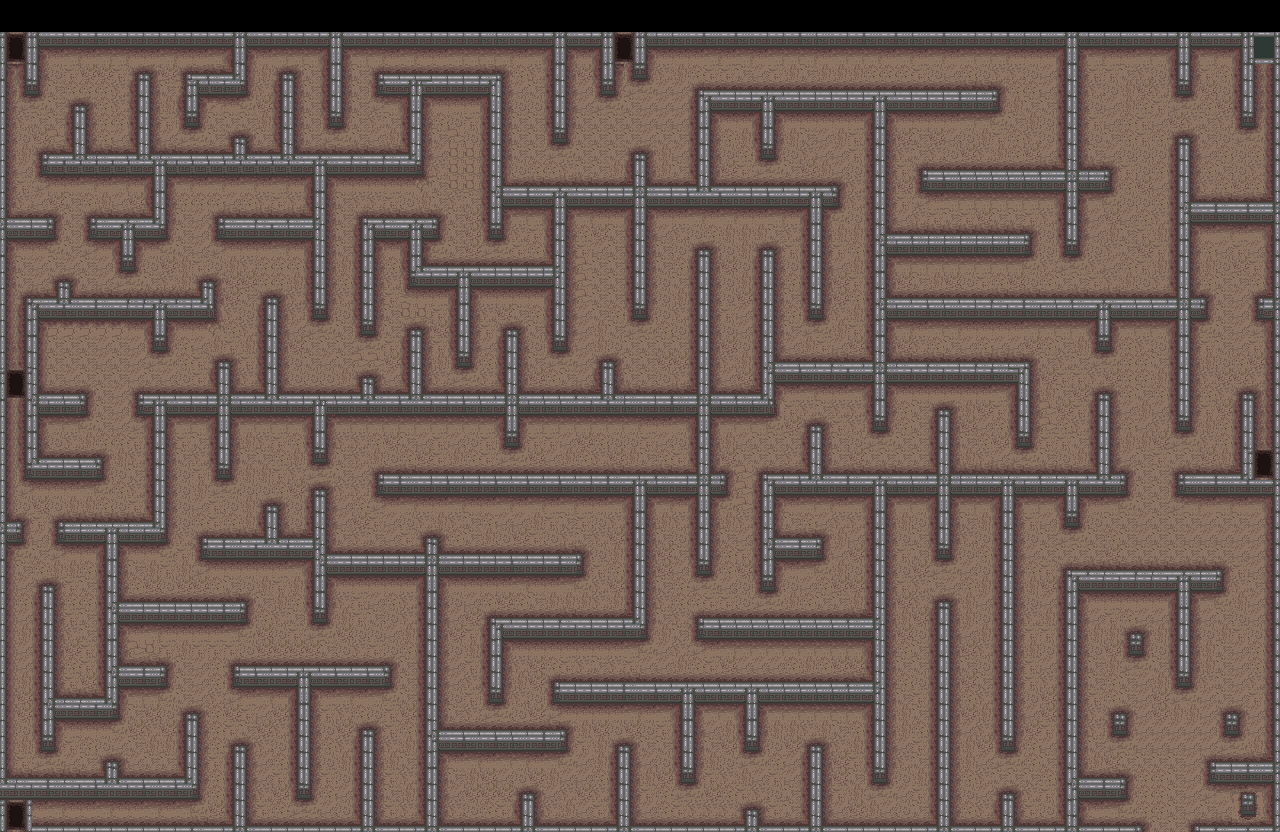

Below is a game level as drawn by its tile map, then a one-line description and the .tmx that defines it (tile-layer data replaced by summaries):
An orthogonal 80x52 tile map with 16x16 px tiles, 1 tile layer (Background), 2 tilesets and 140 objects (Portal4, Portal3, Portal2, Portal1, Portal5, ...).

<map version="1.5" tiledversion="1.6.0" orientation="orthogonal" renderorder="right-down" width="80" height="52" tilewidth="16" tileheight="16" infinite="0" nextlayerid="7" nextobjectid="212">
 <tileset firstgid="1" name="Lonernot" tilewidth="16" tileheight="16" tilecount="224" columns="16">
  <image source="Labyrinth Explorers Asset/Tiles/Tileset.png" width="256" height="224" />
 </tileset>
 <tileset firstgid="225" name="hero" tilewidth="16" tileheight="16" tilecount="64" columns="8">
  <image source="Labyrinth Explorers Asset/Characters/Soldier 1.png" width="128" height="128" />
 </tileset>
 <layer id="1" name="Background" width="80" height="52" locked="1">
  <data>[4160 cells, 4000 non-empty, 68 distinct tile ids]</data>
 </layer>
 <objectgroup id="3" name="Collision" locked="1" offsetx="1.33333" offsety="0.666667">
  <object id="63" x="27.6667" y="31.3333" width="580" height="11" />
  <object id="64" x="-0.33333" y="32.3333" width="3" height="798" />
  <object id="66" x="28.6667" y="826.333" width="1249" height="8" />
  <object id="67" x="1276.67" y="63.3333" width="5" height="771" />
  <object id="68" x="643.667" y="34.3333" width="599" height="8" />
  <object id="69" x="27.1667" y="44.8333" width="6.5" height="42.5" />
  <object id="70" x="42.6667" y="155.333" width="374.5" height="16" />
  <object id="71" x="74.6667" y="106.833" width="9.5" height="48.5" />
  <object id="72" x="137.667" y="74.8333" width="9" height="80" />
  <object id="73" x="233.667" y="42.8333" width="8.5" height="47" />
  <object id="74" x="187.167" y="74.8333" width="46" height="15" />
  <object id="75" x="188.167" y="90.3333" width="6" height="33.5" />
  <object id="76" x="283.667" y="75.8333" width="6.5" height="79.5" />
  <object id="77" x="234.167" y="138.833" width="8" height="15.5" />
  <object id="78" x="330.167" y="42.8333" width="8.5" height="80.5" />
  <object id="79" x="379.167" y="74.3333" width="118" height="16.5" />
  <object id="80" x="410.167" y="91.8333" width="6" height="62.5" />
  <object id="81" x="491.167" y="91.3333" width="6" height="144" />
  <object id="83" x="154.167" y="172.833" width="8" height="61" />
  <object id="84" x="90.6667" y="218.333" width="64.5" height="16" />
  <object id="85" x="3.16667" y="217.833" width="47" height="16.5" />
  <object id="86" x="120.667" y="235.833" width="10" height="31.5" />
  <object id="87" x="313.167" y="172.833" width="10" height="142" />
  <object id="88" x="218.167" y="217.833" width="93" height="17" />
  <object id="89" x="201.167" y="281.333" width="10" height="34" />
  <object id="90" x="26.1667" y="298.833" width="172.5" height="16.5" />
  <object id="91" x="58.1667" y="281.833" width="8.5" height="16" />
  <object id="92" x="153.667" y="315.833" width="9" height="30.5" />
  <object id="93" x="26.1667" y="316.333" width="8.5" height="158" />
  <object id="94" x="35.6667" y="395.333" width="46.5" height="16.5" />
  <object id="95" x="36.1667" y="459.333" width="61" height="14.5" />
  <object id="96" x="137.667" y="392.833" width="633.5" height="18.5" />
  <object id="97" x="217.667" y="363.333" width="8.5" height="29.5" />
  <object id="98" x="265.667" y="298.833" width="8.5" height="93.5" />
  <object id="99" x="361.167" y="378.333" width="10" height="15" />
  <object id="100" x="409.167" y="330.333" width="10" height="62" />
  <object id="101" x="361.167" y="218.833" width="10" height="113" />
  <object id="102" x="372.667" y="220.333" width="61" height="15" />
  <object id="103" x="410.667" y="236.333" width="8.5" height="47.5" />
  <object id="104" x="420.667" y="266.833" width="141.5" height="15" />
  <object id="105" x="457.667" y="283.333" width="10" height="79" />
  <object id="106" x="506.667" y="330.333" width="7.5" height="62" />
  <object id="107" x="554.167" y="280.833" width="8.5" height="64.5" />
  <object id="108" x="498.667" y="186.333" width="334.5" height="14.5" />
  <object id="109" x="633.167" y="154.833" width="10" height="30.5" />
  <object id="110" x="555.167" y="199.333" width="6.5" height="67" />
  <object id="111" x="634.167" y="201.833" width="9" height="111" />
  <object id="112" x="554.167" y="44.3333" width="9" height="93.5" />
  <object id="113" x="602.667" y="45.3333" width="5.5" height="43" />
  <object id="114" x="637.167" y="35.8333" width="5.5" height="40" />
  <object id="115" x="699.667" y="89.8333" width="293.5" height="17" />
  <object id="116" x="698.667" y="109.333" width="7.5" height="75" />
  <object id="117" x="760.667" y="108.333" width="12.5" height="47.5" />
  <object id="118" x="873.667" y="108.333" width="9.5" height="320.5" />
  <object id="119" x="699.167" y="251.833" width="7" height="140.5" />
  <object id="120" x="601.667" y="362.833" width="9.5" height="30.5" />
  <object id="121" x="761.167" y="249.833" width="9.5" height="142.5" />
  <object id="122" x="771.667" y="362.833" width="254" height="15" />
  <object id="123" x="1018.17" y="379.333" width="8.5" height="63.5" />
  <object id="124" x="885.667" y="234.833" width="137" height="16" />
  <object id="125" x="886.167" y="298.833" width="315" height="15.5" />
  <object id="126" x="1097.67" y="315.333" width="9.5" height="31" />
  <object id="127" x="1179.17" y="137.333" width="8" height="288.5" />
  <object id="128" x="921.667" y="169.333" width="184.5" height="16" />
  <object id="129" x="1066.67" y="42.8333" width="7.5" height="207.5" />
  <object id="130" x="1177.17" y="42.8333" width="10" height="48" />
  <object id="131" x="1241.67" y="43.3333" width="7" height="80" />
  <object id="132" x="1188.67" y="201.833" width="87.5" height="16.5" />
  <object id="133" x="1258.17" y="298.333" width="19.5" height="16.5" />
  <object id="134" x="1179.17" y="474.833" width="97.5" height="18.5" />
  <object id="135" x="1240.67" y="394.833" width="10" height="79" />
  <object id="136" x="761.667" y="474.333" width="360" height="16.5" />
  <object id="137" x="1097.67" y="395.333" width="9.5" height="78" />
  <object id="138" x="936.667" y="411.333" width="11" height="62" />
  <object id="139" x="809.667" y="426.333" width="10" height="46.5" />
  <object id="140" x="937.667" y="491.833" width="9.5" height="62" />
  <object id="141" x="1066.67" y="491.833" width="8" height="32.5" />
  <object id="142" x="1001.17" y="491.833" width="9" height="255.5" />
  <object id="143" x="1067.17" y="568.833" width="152.5" height="18" />
  <object id="144" x="1177.17" y="587.333" width="11.5" height="96.5" />
  <object id="145" x="1129.17" y="633.833" width="11" height="18.5" />
  <object id="146" x="1225.67" y="714.333" width="10.5" height="19" />
  <object id="147" x="1114.17" y="714.333" width="11" height="18.5" />
  <object id="148" x="1241.17" y="795.333" width="11" height="18.5" />
  <object id="149" x="1211.17" y="763.333" width="60" height="15" />
  <object id="150" x="1066.17" y="588.333" width="11" height="237" />
  <object id="151" x="1078.67" y="778.333" width="44.5" height="15" />
  <object id="152" x="1001.67" y="794.333" width="9.5" height="30.5" />
  <object id="153" x="937.667" y="604.333" width="9.5" height="221.5" />
  <object id="154" x="873.667" y="493.333" width="9.5" height="286.5" />
  <object id="155" x="555.167" y="683.333" width="316.5" height="15.5" />
  <object id="156" x="698.667" y="617.333" width="173" height="17.5" />
  <object id="157" x="746.167" y="699.833" width="9" height="46.5" />
  <object id="158" x="681.167" y="700.833" width="10.5" height="78.5" />
  <object id="159" x="810.667" y="746.833" width="8" height="78.5" />
  <object id="160" x="746.667" y="810.333" width="9" height="15" />
  </objectgroup>
 <objectgroup id="6" name="Portals" locked="1">
  <properties>
   <property name="Points" value="5" />
  </properties>
  <!-- 7 objects omitted --></objectgroup>
 <objectgroup id="4" name="Objects" locked="1">
  <!-- 2 objects omitted --></objectgroup>
</map>
<!-- 44 of 140 objects omitted -->
